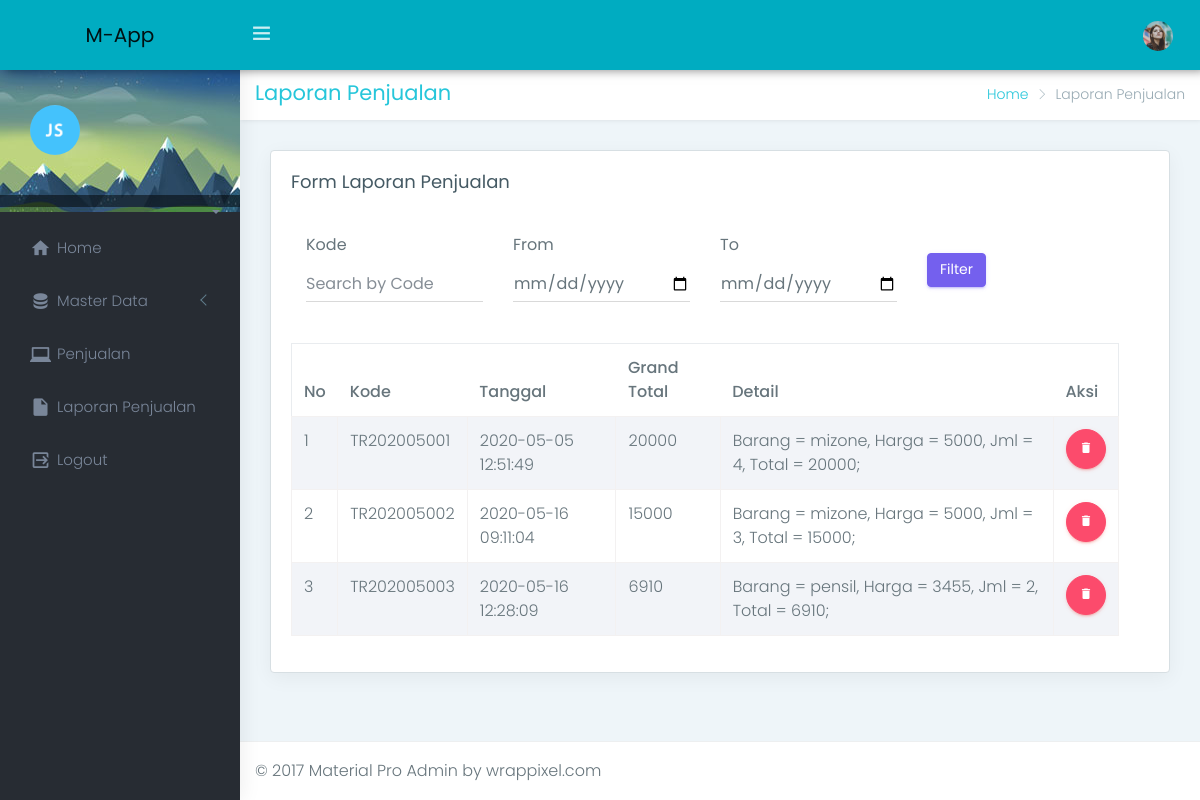
Page /index.php/laporan_penjualan on the committed database.
### tables this page shows
CREATE TABLE `tr_penjualan` (
  `jual_id` int(11) NOT NULL,
  `jual_tanggal` timestamp NOT NULL DEFAULT current_timestamp() ON UPDATE current_timestamp(),
  `jual_kode` varchar(25) NOT NULL,
  `jual_total` float NOT NULL
);

CREATE TABLE `tr_penjualandetail` (
  `det_id` int(11) NOT NULL,
  `jual_kode` varchar(25) NOT NULL,
  `det_jumlah` int(5) NOT NULL,
  `brg_id` int(11) NOT NULL,
  `det_subtotal` float NOT NULL
);

CREATE TABLE `m_barang` (
  `brg_id` int(11) NOT NULL,
  `brg_nama` varchar(50) NOT NULL,
  `brg_harga` float NOT NULL,
  `brg_stok` int(5) NOT NULL
);

### application/controllers/Laporan_penjualan.php (called while the page is built, shortened)
<?php
class Laporan_penjualan extends CI_Controller {
	public function __construct(){
		$this->load->model('M_lap_penjualan');
	}
	public function index()
	{
		$jual_kode = $this->input->post('jual_kode');
		$from_date = $this->input->post('from_date');
		$to_date = $this->input->post('to_date');
		$data['jual_kode'] = $jual_kode;
		$data['from_date'] = $from_date;
		$data['to_date'] = $to_date;
		$data['title'] = 'Laporan Penjualan';
		$data['subtitle'] = 'Laporan Penjualan';
		$data['page'] = 'laporan/v_lap_penjualan';
		$data['query'] = $this->M_lap_penjualan->get_penjualan($jual_kode, $from_date, $to_date);
		$this->load->view('v_index', $data);
	}
}

### index.php (called while the page is built, shortened)
<?php
require_once BASEPATH.'core/CodeIgniter.php';

### application/models/M_lap_penjualan.php (called while the page is built, shortened)
<?php
Class M_lap_penjualan extends CI_Model{
    public function get_penjualan($jual_kode, $from_date, $to_date)
    {
        $this->db->select("*");
        $this->db->from("tr_penjualan");
        $query = $this->db->get()->result();
        return $query;
    }
    public function get_penjualan_detail($kode)
    {
        $query = $this->db->query("select a.*,b.*
        from tr_penjualandetail a
        inner join m_barang b on a.brg_id=b.brg_id
        where jual_kode='$kode'")->result();
        return $query;
    }
}

### application/views/laporan/v_lap_penjualan.php (the view, shortened to what this page needs)
      <div class="row">
          <div class="col-12">
              <div class="card">
                  <div class="card-body">
                      <h4 class="card-title">Form <?php echo $title?></h4>
                      <form method="post" action="<?php echo base_url()?>index.php/laporan_penjualan" class="form-material m-t-40">
                          <div class="row col-12">
                              <div class="col-3">
                                  <label>Kode</label>
                                  <input type="text" class="form-control" name="jual_kode" placeholder="Search by Code" value="<?php if(isset($jual_kode)) echo $jual_kode;?>">
                              </div>
<div class="col-3">
	<label for="example-email">From</label>
	<input type="date" class="form-control " name="from_date" placeholder="From Date" value="<?php if(isset($from_date)) echo $from_date;?>">
</div>
<div class="col-3">
	<label for="example-email">To</label>
	<input type="date" class="form-control " name="to_date" placeholder="To Date" value="<?php if(isset($to_date)) echo $to_date;?>">
</div>
<div class="col-1" style="margin-top: 20px;">
	<button type="submit" class="btn btn-primary">Filter</button>
</div>
                          </div>
                      </form>
                      <div class="row col-12">
                          <div class="table-responsive m-t-40">
                              <table id="myTable" width="100%" class="table table-bordered table-striped">
                                  <thead>
                                      <tr>
                                          <th>No</th>
                                          <th>Kode</th>
                                          <th>Tanggal</th>
                                          <th>Grand Total</th>
                                          <th>Detail</th>
                                          <th>Aksi</th>
                                      </tr>
                                  </thead>
                                  <tbody>
                                      <?php
                                          $no = 1; $grand_total = 0;
                                          foreach($query as $field){
                                      ?>
                                          <tr>
                                              <td><?php echo $no;?></td>
                                              <td><?php echo $field->jual_kode;?></td>
                                              <td><?php echo $field->jual_tanggal;?></td>
                                              <td><?php echo $field->jual_total;?></td>
                                              <td>
                                                  <?php
                                                  $q = $this->M_lap_penjualan->get_penjualan_detail($field->jual_kode);
                                                  foreach($q as $row){
                                                      echo "Barang = ".$row->brg_nama.", Harga = ".$row->brg_harga.", Jml = ".$row->det_jumlah.", Total = ".$row->det_subtotal.";<br>";
                                                  }
                                                  ?>
                                              </td>
                                              <td>
                                                  <a href="<?php echo base_url()?>laporan_penjualan/delete_penjualan/<?php echo $field->jual_kode;?>" onclick="return confirm('Apakah anda yakin akan  manghapus data ini')" class="btn btn-circle btn-danger"><i class="mdi mdi-delete"></i></a>
                                              </td>
                                          </tr>
                                      <?php
                                          $no++;
                                          }
                                      ?>
                                  </tbody>
                              </table>
                          </div>
                      </div>
                  </div>
              </div>
          </div>
      </div>

### application/views/v_index.php (shortened to what this page needs)
<!DOCTYPE html>
<html lang="en">
<?php $this->load->view('base/v_header_green_dark');?>
<?php
    $data = array();
    $data['user_id'] = $this->session->userdata('id');
    $data['user'] = $this->session->userdata('user');
    $data['nama'] = $this->session->userdata('nama');
    $data['email'] = $this->session->userdata('email');
    $data['akses'] = $this->session->userdata('akses');
    $data['foto'] = $this->session->userdata('foto');
?>
<body class="fix-header fix-sidebar card-no-border">
    <div id="main-wrapper">
        <?php $this->load->view('base/v_topbar', $data)?>
        <?php $this->load->view('base/v_sidebar', $data)?>
        <div class="page-wrapper">
            <div class="container-fluid">
                <div class="row page-titles" style="height:50px;">
                    <div class="col-md-5 col-8 align-self-center">
                        <h3 class="text-themecolor"><?php echo $title?></h3>
                    </div>
                    <div class="col-md-7 col-4 align-self-center">
                        <div class="d-flex m-t-10 justify-content-end">
                        <ol class="breadcrumb">
                            <li class="breadcrumb-item"><a href="<?php echo base_url()?>dashboard">Home</a></li>
                            <li class="breadcrumb-item active"><?php echo $subtitle?></li>
                        </ol>
                        </div>
                    </div>
                </div>
                <?php $this->load->view($page, $data)?>
            </div>
            <footer class="footer"> © 2017 Material Pro Admin by wrappixel.com </footer>
        </div>
    </div>
</body>
</html>

### application/views/base/v_header_green_dark.php (shortened to what this page needs)
<head>
    <link href="<?php echo base_url()?>assets/plugins/bootstrap/css/bootstrap.min.css" rel="stylesheet">
    <link href="<?php echo base_url()?>assets/plugins/chartist-js/dist/chartist.min.css" rel="stylesheet">
    <link href="<?php echo base_url()?>assets/plugins/chartist-js/dist/chartist-init.css" rel="stylesheet">
    <link href="<?php echo base_url()?>assets/plugins/chartist-plugin-tooltip-master/dist/chartist-plugin-tooltip.css" rel="stylesheet">
    <link href="<?php echo base_url()?>assets/plugins/c3-master/c3.min.css" rel="stylesheet">
    <link href="<?php echo base_url()?>assets/css/style.css" rel="stylesheet">
    <link href="<?php echo base_url()?>assets/css/colors/green-dark.css" id="theme" rel="stylesheet">
    <link href="<?php echo base_url()?>assets/plugins/select2/dist/css/select2.min.css" rel="stylesheet" type="text/css" />
</head>

### application/views/base/v_topbar.php (shortened to what this page needs)
<header class="topbar">
    <nav class="navbar top-navbar navbar-expand-md navbar-light">
        <div class="navbar-header">
            <a class="navbar-brand" href="">
                <b>
                M-App
                </b>
            </a>
        </div>
        <div class="navbar-collapse">
            <ul class="navbar-nav mr-auto mt-md-0">
                <li class="nav-item"> <a class="nav-link sidebartoggler hidden-sm-down text-muted waves-effect waves-dark" href="javascript:void(0)"><i class="ti-menu"></i></a> </li>
            </ul>
            <ul class="navbar-nav my-lg-0">
                <li class="nav-item dropdown">
                    <a class="nav-link dropdown-toggle text-muted waves-effect waves-dark" href="" data-toggle="dropdown" aria-haspopup="true" aria-expanded="false"><img src="<?php echo base_url()?>assets/images/users/<?php if($foto != '') echo $foto; else echo "profile.png";?>" alt="user" class="profile-pic" /></a>
                </li>
            </ul>
        </div>
    </nav>
</header>

### application/views/base/v_sidebar.php (shortened to what this page needs)
<aside class="left-sidebar">
    <div class="scroll-sidebar">
        <div class="user-profile" style="background: url(<?php echo base_url()?>assets/images/background/user-info.jpg) no-repeat;">
            <div class="profile-img"> <img src="<?php echo base_url()?>assets/images/user.png" alt="user" /> </div>
            <div class="profile-text">
                <a href="#" class="dropdown-toggle u-dropdown" data-toggle="dropdown" role="button" aria-haspopup="true" aria-expanded="true"><?php if(isset($nama)) echo $nama; else echo $nama;?></a>
            </div>
        </div>
        <nav class="sidebar-nav">
            <ul id="sidebarnav">
                <li>
                    <a class="waves-effect waves-dark" href="<?php echo base_url()?>index.php/home" aria-expanded="false"><i class="mdi mdi-home"></i><span class="hide-menu">Home</span></a>
                </li>
                <li> <a class="has-arrow waves-effect waves-dark" href="#" aria-expanded="false"><i class="mdi mdi-database"></i><span class="hide-menu">Master Data</span></a>
                </li>
                <li>
                    <a class="waves-effect waves-dark" href="<?php echo base_url()?>index.php/penjualan/add_penjualan"
                    aria-expanded="false"><i class="mdi mdi-laptop-windows"></i><span class="hide-menu">Penjualan</span></a>
                </li>
                <li>
                    <a class="waves-effect waves-dark" href="<?php echo base_url()?>index.php/laporan_penjualan"
                    aria-expanded="false"><i class="mdi mdi-file"></i><span class="hide-menu">Laporan Penjualan</span></a>
                </li>
                <li>
                    <a class="waves-effect waves-dark" href="<?php echo base_url()?>index.php/login/logout" aria-expanded="false"><i class="mdi mdi-logout-variant"></i><span class="hide-menu">Logout</span></a>
                </li>
            </ul>
        </nav>
    </div>
</aside>

### assets/css/colors/green-dark.css (style rules this page uses)
.topbar { background: #00acc1; }
.topbar .navbar-light .navbar-nav .nav-item > a.nav-link { color: rgba(255, 255, 255, 0.8) !important; }
a { color: #26c6da; }
.text-themecolor { color: #26c6da !important; }
.card-no-border .left-sidebar, .card-no-border .sidebar-nav { background: #272c33; }
.sidebar-nav { background: #272c33; }
.sidebar-nav ul li a { color: #798699; }
.sidebar-nav > ul > li > a i { color: #798699; }
.user-profile .profile-text a { color: #798699 !important; }

### rows in the picture
tr_penjualan: jual_kode "TR202005001", jual_tanggal "2020-05-05 12:51:49", jual_total "20000"
tr_penjualandetail: brg.brg_nama "mizone", brg.brg_harga "5000", det_jumlah "4", det_subtotal "20000"
tr_penjualan: jual_kode "TR202005002", jual_tanggal "2020-05-16 09:11:04", jual_total "15000"
tr_penjualandetail: brg.brg_nama "mizone", brg.brg_harga "5000", det_jumlah "3", det_subtotal "15000"
tr_penjualan: jual_kode "TR202005003", jual_tanggal "2020-05-16 12:28:09", jual_total "6910"
tr_penjualandetail: brg.brg_nama "pensil", brg.brg_harga "3455", det_jumlah "2", det_subtotal "6910"

### other values in the picture
$title "Laporan Penjualan"
$subtitle "Laporan Penjualan"
